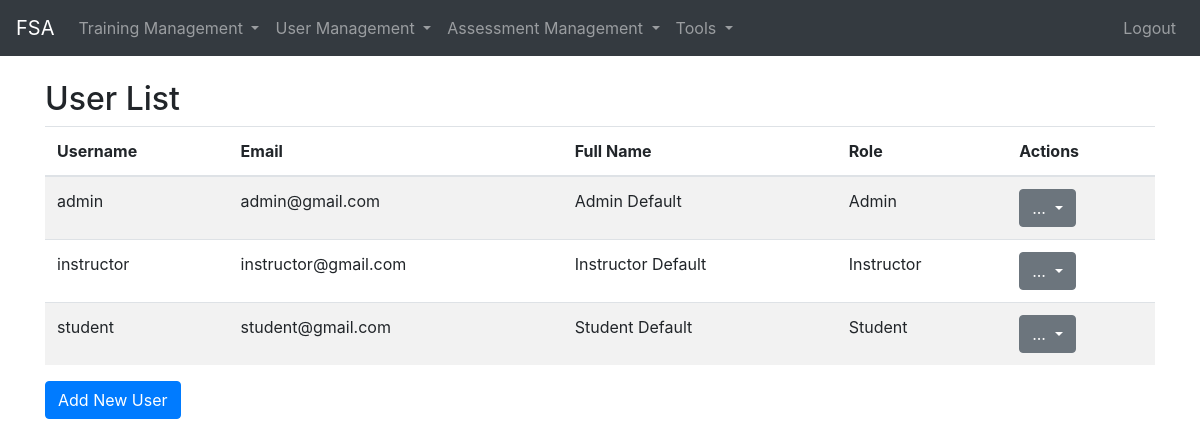
The page /user/users/ (signed in) on the database its author committed.
### module_group/models.py (models this page shows, shortened)
class ModuleGroup(models.Model):
    group_name = models.CharField(max_length=255)

### user/models.py (models this page shows, shortened)
class User(AbstractUser):
    full_name = models.CharField(max_length=255, blank=True, null=True)
    role = models.ForeignKey(Role, on_delete=models.SET_NULL, null=True, blank=True)

### role/models.py (models this page shows)
class Role(models.Model):
    role_name = models.CharField(max_length=255)
    def __str__(self):
        return self.role_name

### user/views.py (the view)
# urls.py: path('users/', views.user_list, name='user_list'),
@login_required
@user_passes_test(block_student)
def user_list(request):
    users = User.objects.all().order_by('role')
    module_groups = ModuleGroup.objects.all()
    modules = Module.objects.all()
    context = {
        'users': users,
        'module_groups': module_groups,
        'modules': modules,
    }
    return render(request, 'user_list.html', context)

### main/utils/block.py (called while the page is built)
def block_student(user):
    return user.role.role_name != 'Student'

### user/templates/user_list.html (shortened to what this page needs)
{% extends 'base.html' %}
{% block content %}
<div class="container mt-4">
    <h2>User List</h2>
    <table class="table table-striped">
        <thead>
            <tr>
                <th>Username</th>
                <th>Email</th>
                <th>Full Name</th>
                <th>Role</th>
                <th>Actions</th>
            </tr>
        </thead>
        <tbody>
            {% for user in users %}
            <tr>
                <td>{{ user.username }}</td>
                <td>{{ user.email }}</td>
                <td>{{ user.full_name }}</td>
                <td>{{ user.role }}</td>
                <td>
                    <div class="dropdown">
                        <a class="btn btn-secondary dropdown-toggle" href="#" role="button" data-toggle="dropdown" aria-expanded="false">
                          ...
                        </a>
                      </div>
                </td>
            </tr>
            {% endfor %}
        </tbody>
    </table>
    <a href="{% url 'user:user_add' %}" class="btn btn-primary">Add New User</a>
</div>
{% endblock %}

### templates/base.html (shortened to what this page needs)
<!DOCTYPE html>
<html lang="en">
    <head>
        {% load static %}
        <link rel="stylesheet" href="https://cdn.jsdelivr.net/npm/bootstrap@4.6.2/dist/css/bootstrap.min.css">
        <link rel="stylesheet" href="https://cdnjs.cloudflare.com/ajax/libs/font-awesome/6.6.0/css/all.min.css">
    </head>
<body>
    <nav class="navbar navbar-expand-lg navbar-dark bg-dark">
        <a class="navbar-brand" href="{% url 'main:home' %}">FSA</a>
        <div class="collapse navbar-collapse">
            <ul class="navbar-nav mr-auto">
                {% for group in module_groups %}
                    <li class="nav-item dropdown">
                        <a class="nav-link dropdown-toggle" href="#" id="{{ group.id }}" role="button" data-toggle="dropdown" aria-haspopup="true" aria-expanded="false">
                            {{ group.group_name }}
                        </a>
                    </li>
                {% endfor %}
            </ul>
            <ul class="navbar-nav ml-auto">
                {% if user.is_authenticated %}
                    <li class="nav-item">
                        <a class="nav-link" href="{% url 'main:logout' %}">Logout</a>
                    </li>
                {% else %}
                    <li class="nav-item">
                        <a class="nav-link" href="{% url 'main:login' %}">Login</a>
                    </li>
                {% endif %}
            </ul>
        </div>
    </nav>
    <div class="container-fluid mt-4">
        {% block content %}
        {% endblock %}
    </div>
</body>
</html>

### rows shown on the page
ModuleGroup: group_name "Training Management"
ModuleGroup: group_name "User Management"
ModuleGroup: group_name "Assessment Management"
ModuleGroup: group_name "Tools"
User: username "admin", email "admin@gmail.com", full_name "Admin Default", role "Admin"
User: username "instructor", email "instructor@gmail.com", full_name "Instructor Default", role "Instructor"
User: username "student", email "student@gmail.com", full_name "Student Default", role "Student"
